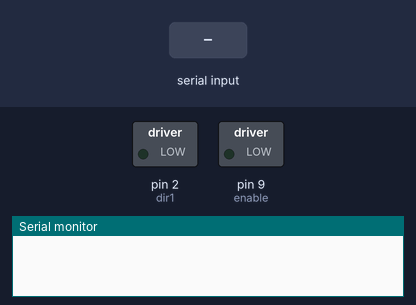
Recording of a sketch running on a simulated Arduino Uno, built with avr-gcc and run on an emulated ATmega328P. Parts: switched loads named in the sketch (green lamp = pin HIGH), the last lines printed to the serial monitor. The test bench sets the inputs (shaded band).

Above: at 1.2 s.
1.3 s: "1" received over Serial
At 2.7 s:
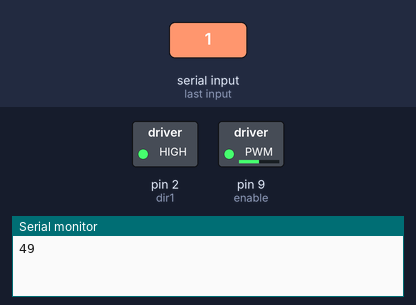
At 6.6 s:
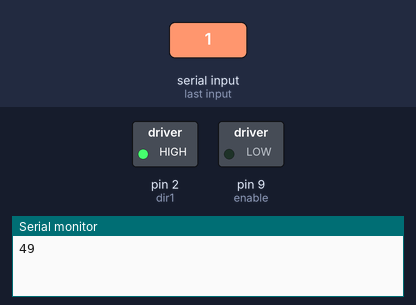
Timing chart, 0 to 8.1 s (numbered marks = the images above; inputs shaded):
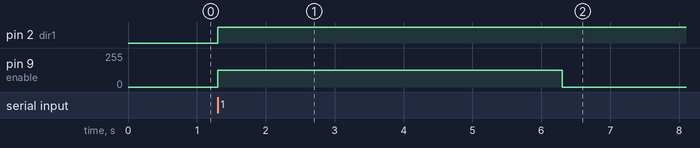

The sketch:

dcMotor.ino
```cpp
const int dir1 = 2;
const int dir2 = 3;
const int enable = 9;

void naarVooren() {
  analogWrite(enable, 127);
  digitalWrite(dir1, HIGH);
  digitalWrite(dir2, LOW);
  delay(5000);
  analogWrite(enable, 0);
  delay(1000);
}

void naarAchter() {
  analogWrite(enable, 127);
  digitalWrite(dir1, LOW);
  digitalWrite(dir2, HIGH);
  delay(5000);
  analogWrite(enable, 0);
  delay(1000);
}


void setup() {
  pinMode(dir1, OUTPUT);
  pinMode(dir2, INPUT);
  pinMode(enable, OUTPUT);

  Serial.begin(9600);


}

void loop() {

  if (Serial.available() > 0) {
      int command = Serial.read();
      Serial.print(command);
      if (command == 49) {
          naarVooren();
      }

      if (command == 50) {
        naarAchter();
    }
  }

}
```

Measured:
- after the input at 1.3 s, pin 2 (dir1): LOW → HIGH at once; pin 9 (enable): 0/255 → 127/255 at once, → 0/255 5.0 s later
